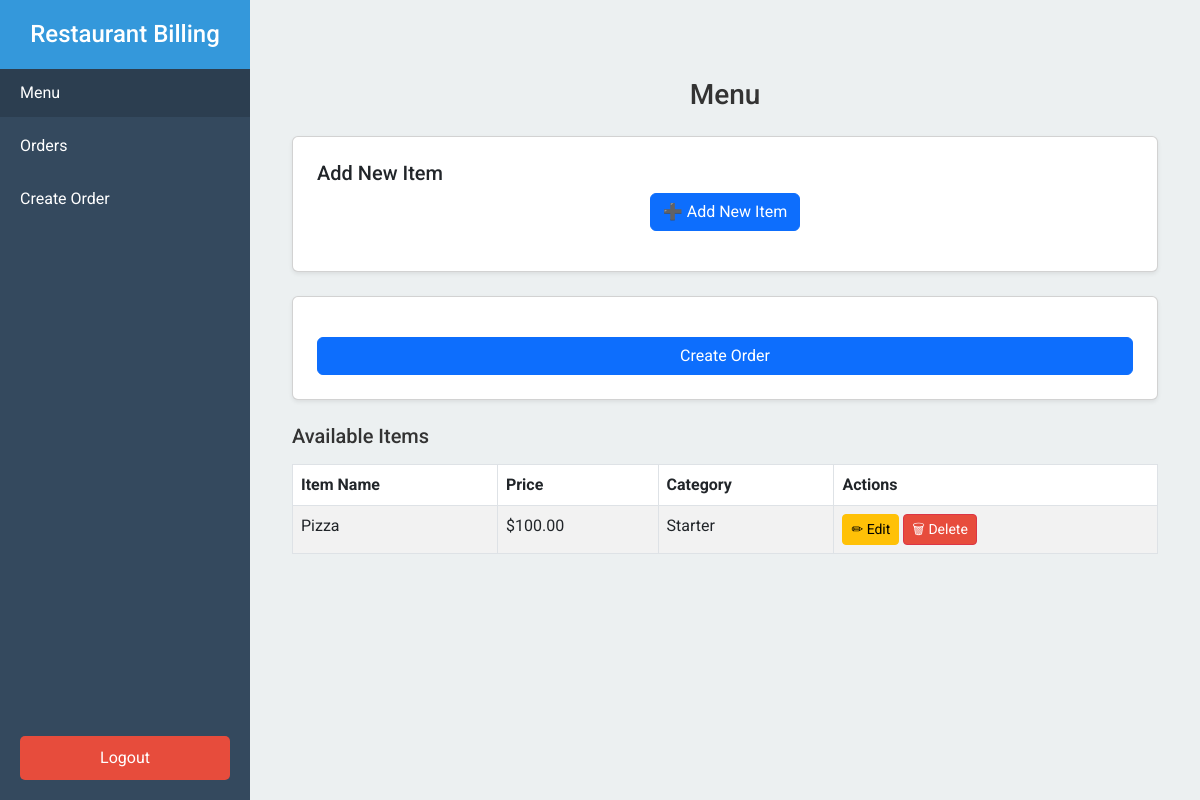
The app's page / (signed in), older data.
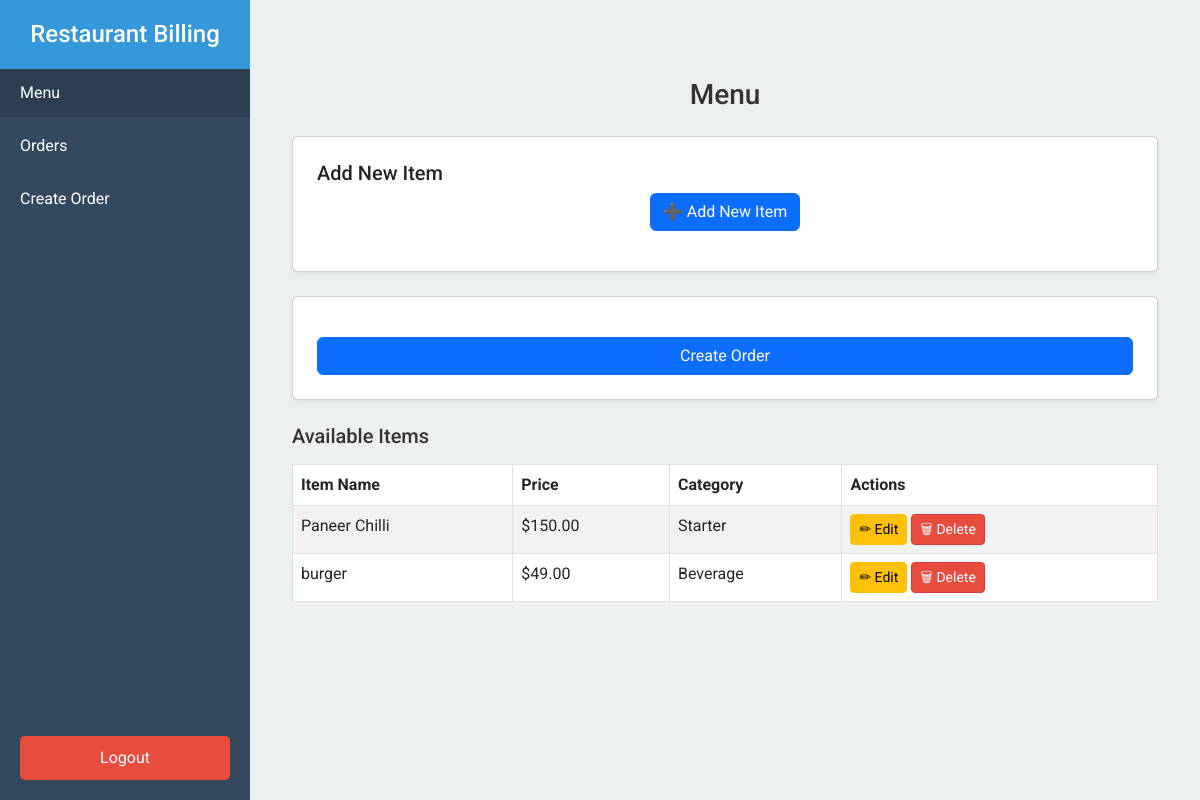
The same page, newer data.
### billing/models.py (models this page shows, shortened)
class MenuItem(models.Model):
    name = models.CharField(max_length=100)
    price = models.DecimalField(max_digits=10, decimal_places=2)
    category = models.CharField(max_length=50, choices=[('Starter', 'Starter'), ('Main Course', 'Main Course'), ('Beverage', 'Beverage'), ('Dessert', 'Dessert')])

### billing/views.py (the view)
# urls.py: path('', views.menu, name='menu'),
@login_required
def menu(request):
    items = MenuItem.objects.all()
    return render(request, 'billing/menu.html', {'items': items})

### billing/templates/billing/menu.html (shortened to what this page needs)
{% extends 'billing/base.html' %}
{% block content %}
<div class="container mt-5">
    <h3 class="text-center mb-4">Menu</h3>
    <div class="card p-4 mb-4 shadow-sm">
        <h5>Add New Item</h5>
        <form method="POST" action="{% url 'add_item' %}">
            <div class="text-center">
                <button type="submit" class="btn btn-primary mb-3">➕ Add New Item</button>
            </div>
        </form>
    </div>
    <div class="card p-4 mb-4 shadow-sm">
        <form method="POST" action="{% url 'create_order' %}">
            <div class="text-center mt-3">
                <button type="submit" class="btn btn-primary w-100">Create Order</button>
            </div>
        </form>
    </div>
    <h5 class="mt-4 mb-3">Available Items</h5>
    <div class="table-responsive">
        <table class="table table-striped table-bordered">
            <thead>
                <tr>
                    <th>Item Name</th>
                    <th>Price</th>
                    <th>Category</th>
                    <th>Actions</th>
                </tr>
            </thead>
            <tbody>
                {% for item in items %}
                <tr>
                    <td>{{ item.name }}</td>
                    <td>${{ item.price }}</td>
                    <td>{{ item.category }}</td>
                    <td>
                        <a href="{% url 'update_item' item.id %}" class="btn btn-warning btn-sm">✏ Edit</a>
                        <a href="{% url 'delete_item' item.id %}" class="btn btn-danger btn-sm">🗑 Delete</a>
                    </td>
                </tr>
                {% endfor %}
            </tbody>
        </table>
    </div>
</div>
{% endblock %}

### billing/templates/billing/base.html (shortened to what this page needs)
<!DOCTYPE html>
<html lang="en">
<head>
    <link href="https://cdn.jsdelivr.net/npm/bootstrap@5.3.0/dist/css/bootstrap.min.css" rel="stylesheet">
</head>
<body>
    <aside class="sidebar" id="sidebar">
        <div class="sidebar-header">
            <h4>Restaurant Billing</h4>
        </div>
        <nav>
            <ul class="sidebar-nav">
                <li>
                    <a href="{% url 'menu' %}" class="{% if request.resolver_match.url_name == 'menu' %}active{% endif %}">
                         Menu
                    </a>
                </li>
                <li>
                    <a href="{% url 'order_list' %}" class="{% if request.resolver_match.url_name == 'order_list' %}active{% endif %}">
                         Orders
                    </a>
                </li>
                <li>
                    <a href="{% url 'create_order' %}" class="{% if request.resolver_match.url_name == 'create_order' %}active{% endif %}">
                         Create Order
                    </a>
                </li>
            </ul>
        </nav>
        <div class="sidebar-footer">
            {% if user.is_authenticated %}
                <form method="POST" action="{% url 'logout' %}">
                    <button type="submit" class="btn-custom btn-danger w-100">Logout</button>
                </form>
            {% else %}
                <a href="{% url 'login' %}" class="btn-custom w-100">Login</a>
            {% endif %}
        </div>
    </aside>
    <main class="content" id="content">
        {% block content %}{% endblock %}
    </main>
</body>
</html>

### billing/templates/billing/base.html (style rules this page uses)
:root { --sidebar-width: 250px; --primary-color: #3498db; --secondary-color: #2c3e50; --text-color: #333; --background-color: #ecf0f1; --sidebar-bg: #34495e; --sidebar-hover: #2c3e50; }
body { font-family: "Roboto", sans-serif; background-color: var(--background-color); color: var(--text-color); margin: 0; padding: 0; display: flex; min-height: 100vh; }
.sidebar { width: var(--sidebar-width); background-color: var(--sidebar-bg); color: white; position: fixed; height: 100vh; overflow-y: auto; transition: transform 0.3s ease-in-out; z-index: 1000; }
.sidebar-header { padding: 20px; text-align: center; background-color: var(--primary-color); }
.sidebar-header h4 { margin: 0; font-size: 1.5rem; }
.sidebar-nav { padding: 0; list-style-type: none; }
.sidebar-nav li { margin-bottom: 5px; }
.sidebar-nav a { display: block; padding: 12px 20px; color: white; text-decoration: none; transition: background-color 0.2s; }
.sidebar-nav a:hover, .sidebar-nav a.active { background-color: var(--sidebar-hover); }
.sidebar-footer { padding: 20px; position: absolute; bottom: 0; width: 100%; box-sizing: border-box; }
.content { flex-grow: 1; margin-left: var(--sidebar-width); padding: 30px; transition: margin-left 0.3s ease-in-out; }
.btn-custom { background-color: var(--primary-color); color: white; border: none; padding: 10px 20px; border-radius: 5px; cursor: pointer; transition: background-color 0.2s; }
.btn-danger { background-color: #e74c3c; }

Row changes from the older to the newer data that the page shows:
removed MenuItem: name "Pizza", price "100.00", category "Starter"
added MenuItem: name "Paneer Chilli", price "150.00", category "Starter"
added MenuItem: name "burger", price "49.00", category "Beverage"
